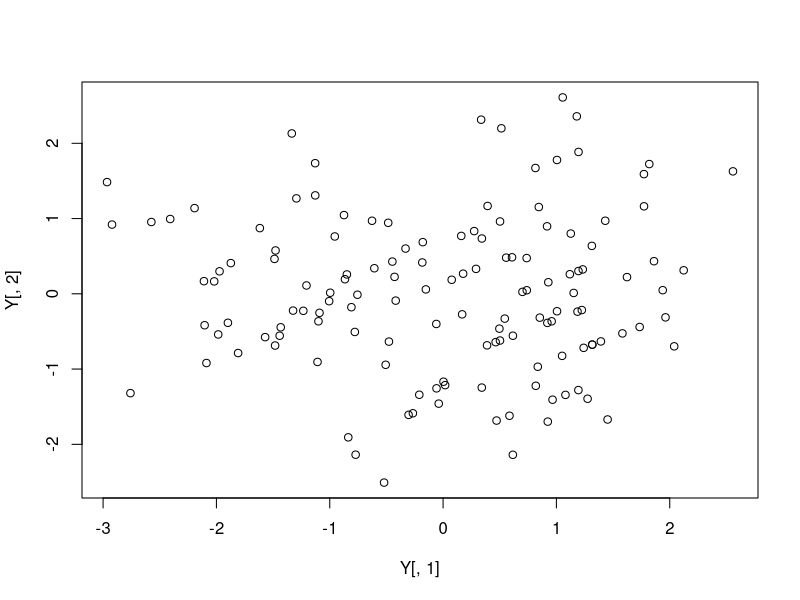

Reproduce this figure in R.
data <- read.csv("./datasets/DataV.csv", encoding = "UTF-8")
data <- subset(data, select=c(-1))
colnames(data) <- c("исход", "пол","возраст", "ИВЛ", "Ковид",  "оценка_тяжести",  "тяжесть",  "Онкология", "АГ",  "ИБС", "ИМ", "СД",  "ХОБЛ ", "ЖА ", "Пред_аритмия",  "ФП ", "ИМ_ковид", "Миокардит_ковид",  "ЖТ_ковид", "ЖТ_ИМ",  "ОНМК_ковид", "тромбозы_ковид", "гематомы_ковид", "ХСН_ковид",  "Пар_ФП_ковиде", "СПОН_ковиде", "ИВЛ_ковид",  "АД_систол", "АД_диастол", "D.димер",  "тропонин", "ферритин",  "фибриноген", "ЛДГ",  "соэ", "СРБ",  "ЛЦ", "Трц", "Калий",  "СКФ", "креатинин", "пор_легких",  "перегруз_ПЖ", "ПЖ", "TAPSE",  "ЧСС", "НСР", "низк_вольт",  "Ритм",  "ось_сердца",  "угол_альфа", "Увелич_ЛП", "Увелич_ПП", "ГЛЖ",  "ГПЖ", "перегруз_правых_отделов", "QTc",  "QIII.SI", "поворот_верхушкой.SI.SII.SIII", "поворот_ПЖ",  "АВ_бл", "Рубцовые_изм.нижн ",  "Депр_ишемич_ST", "изм_ST_T", "колво_отвед_ST",  "ФРРЖ", "макроальтернация",  "изм_фазы_реполяризации", "ПБЛНПГ",  "НБЛНПГ", "БПВР_ЛНПГ", "БЗНР_ЛНПГ", "ПБПНПГ",  "НБПНПГ", "неспец.в.ж.бл", "Пред.эктопия",  "Од.Пред.эктопия.колич", "парн_пред_эктопия_колич", "желуд_эктопия",  "од_ЖА_колич", "ПарнЖА_колич", "ИВЛ_2",  "проц_легких","горм_тер", "сурфактант", "моноклон_антитела",  "тяжесть_исх",  "ст_стяж_КТ_исх",  "стадия_КТ_исх",  " стадия_КТ_фин_тяж",  " стадия_КТ_фин_прогр",  "ритм_исх", "ритм.фп.тп_исх",  "ритм_фин", "ритм.фп.тп_фин",  "ритм_вып", "ритм.фп.тп_вып" )

cols <- c("возраст", "АД_диастол", "тяжесть", "исход")

df <- data[, cols]
head(data)

df <- scale(na.omit(df))
# str(df)
# View(data)
# str(df$исход)

# head(df)
sigma <- cov(df)

sigma

ei <- eigen(sigma)

ei$values / sum(ei$values) * 100

Y <- df %*% ei$vectors #[,1:4]

ei$vectors
X <- ei$vectors %*% diag(sqrt(ei$values))

rownames(X) <- cols
X
Y

PR <- princomp(df, cor = TRUE)

PR$loadings
PR$scores

PR$sdev
cbind(PR$sdev^2, ei$values)


plot(Y[,1], Y[,2], type = "p")


X1 <- t(ei$vectors[,1:4] %*% t(Y))
X1

Z0 <- t(ei$vectors %*% t(df))
Z <- Z0 %*% ei$vectors

# head(cor(X1[,1], )
head(X1)
head(df)

cor(X1[,1:4],df[,1:4])

